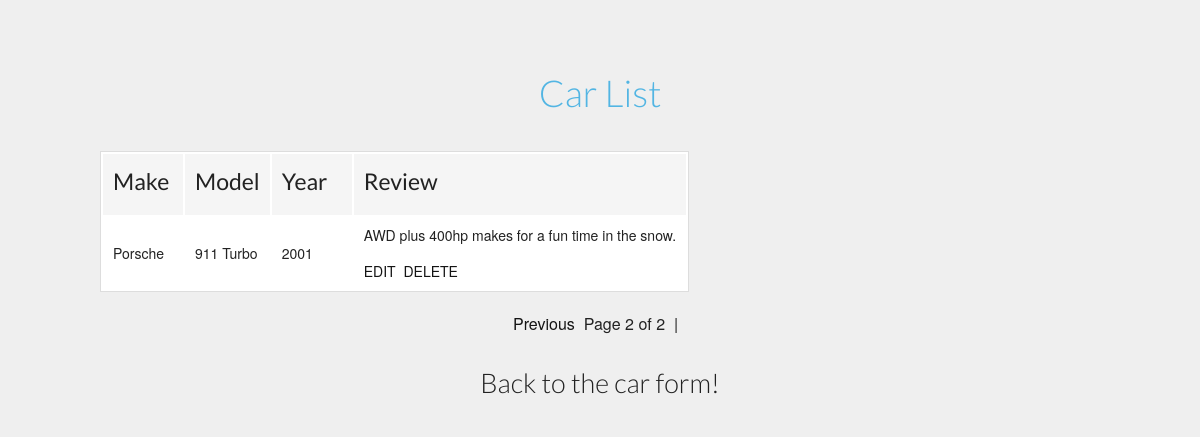
Screenshot of /car_list.php?page=2 with the database file from the repository.
### tables this page shows
CREATE TABLE `cars` (
  `id` int(11) NOT NULL AUTO_INCREMENT,
  `make` varchar(200) NOT NULL,
  `model` varchar(200) NOT NULL,
  `year` int(11) DEFAULT NULL,
  `review` text NOT NULL,
  PRIMARY KEY (`id`)
);

### car_list.php (the view, shortened to what this page needs)
<?php
include ("global.php");
include ("header.php");
?>
<div id="page_container">
	<div class="row">
		<h2>Car List</h2>
	</div></br>
	<div class="row">
		<?php
		$rows_per_page = 5;
		$current_page = intval($_GET["page"]);
		$result = mysqli_query($connection,"select * from cars");
		$total_rows = mysqli_num_rows($result);
		$total_pages = ceil($total_rows / $rows_per_page);
		$offset = ($current_page - 1) * $rows_per_page;
		$result = mysqli_query($connection,"select * from cars order by year ASC LIMIT $rows_per_page OFFSET $offset") or die(mysqli_error($connection));
		echo "<table><thead><th><h4>Make</h4></th><th><h4>Model</h4></th><th><h4>Year</h4></th><th><h4>Review</h4></th></thead>";
		while ($row = mysqli_fetch_assoc($result)) {
			echo "<tr><td>" . $row["make"] . "</td><td>" . $row["model"] . "</td><td>" . $row["year"] . "</td><td>" . $row["review"] . "</br></br>" . "<a href='car_edit.php?id=" . $row["id"] . "'>EDIT</a>" . "&nbsp&nbsp" . "<a href='car_delete.php?id=" . $row["id"] . "'>DELETE</a>" . "</td></tr>";
			}
		echo "</table>";
		if ($current_page > 1) {
				$previous_page = $current_page - 1;
				echo "<a href='car_list.php?page=" . $previous_page . "'>Previous</a>" . "&nbsp&nbsp";
			}
			echo "Page $current_page of $total_pages" . "&nbsp&nbsp|&nbsp&nbsp";
		?>
	</div></br>
	<div class="row">
		<a href="index.php"><h3>Back to the car form!</h3></a>
	</div>
</div>

### css/styles.css (style rules this page uses)
h1,h2,h3,h4,h5,h6 { font-family: 'Lato', sans-serif; }
h2 { font-weight: 300; color: #52b5e3; }
h3 { font-weight: 300; }
body { text-align: center; }
a { color: rgb(20,20,20); text-decoration: none; }
#page_container { padding: 4rem 4rem; background-color: #efefef; height: 100vh; }
td { min-width: 80px; }

### rows the page displays
cars: make "Porsche", model "911 Turbo", year "2001", review "AWD plus 400hp makes for a fun time in the snow."

### other values shown
$current_page "2"
$total_pages "2"
